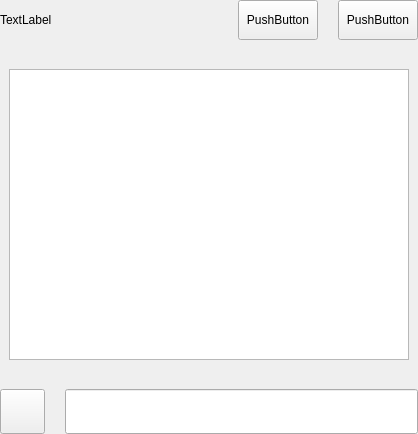
<?xml version="1.0" encoding="UTF-8"?>
<ui version="4.0">
 <class>SettingsConsoleWidget</class>
 <widget class="QWidget" name="SettingsConsoleWidget">
  <property name="geometry">
   <rect>
    <x>0</x>
    <y>0</y>
    <width>418</width>
    <height>434</height>
   </rect>
  </property>
  <property name="windowTitle">
   <string>Form</string>
  </property>
  <property name="styleSheet">
   <string notr="true">color: rgb(0, 0, 0);</string>
  </property>
  <layout class="QVBoxLayout" name="verticalLayout">
   <property name="spacing">
    <number>0</number>
   </property>
   <property name="leftMargin">
    <number>0</number>
   </property>
   <property name="topMargin">
    <number>0</number>
   </property>
   <property name="rightMargin">
    <number>0</number>
   </property>
   <property name="bottomMargin">
    <number>0</number>
   </property>
   <item>
    <widget class="QWidget" name="left" native="true">
     <layout class="QVBoxLayout" name="verticalLayout_3">
      <property name="leftMargin">
       <number>0</number>
      </property>
      <property name="topMargin">
       <number>0</number>
      </property>
      <property name="rightMargin">
       <number>0</number>
      </property>
      <property name="bottomMargin">
       <number>0</number>
      </property>
      <item>
       <layout class="QVBoxLayout" name="verticalLayout_2">
        <property name="spacing">
         <number>0</number>
        </property>
        <item>
         <layout class="QHBoxLayout" name="horizontalLayout_3">
          <property name="spacing">
           <number>20</number>
          </property>
          <item>
           <widget class="QLabel" name="labelTitle">
            <property name="text">
             <string>TextLabel</string>
            </property>
           </widget>
          </item>
          <item>
           <spacer name="horizontalSpacer">
            <property name="orientation">
             <enum>Qt::Horizontal</enum>
            </property>
            <property name="sizeHint" stdset="0">
             <size>
              <width>40</width>
              <height>20</height>
             </size>
            </property>
           </spacer>
          </item>
          <item>
           <widget class="QPushButton" name="pushButtonOpenDebug">
            <property name="minimumSize">
             <size>
              <width>0</width>
              <height>40</height>
             </size>
            </property>
            <property name="text">
             <string>PushButton</string>
            </property>
           </widget>
          </item>
          <item>
           <widget class="QPushButton" name="pushButtonCommandOptions">
            <property name="minimumSize">
             <size>
              <width>0</width>
              <height>40</height>
             </size>
            </property>
            <property name="maximumSize">
             <size>
              <width>16777215</width>
              <height>40</height>
             </size>
            </property>
            <property name="text">
             <string>PushButton</string>
            </property>
           </widget>
          </item>
         </layout>
        </item>
        <item>
         <spacer name="verticalSpacer_2">
          <property name="orientation">
           <enum>Qt::Vertical</enum>
          </property>
          <property name="sizeType">
           <enum>QSizePolicy::Fixed</enum>
          </property>
          <property name="sizeHint" stdset="0">
           <size>
            <width>20</width>
            <height>20</height>
           </size>
          </property>
         </spacer>
        </item>
        <item>
         <widget class="QWidget" name="consoleWidget" native="true">
          <property name="minimumSize">
           <size>
            <width>0</width>
            <height>300</height>
           </size>
          </property>
          <layout class="QVBoxLayout" name="verticalLayout_4">
           <item>
            <widget class="QTextEdit" name="messagesWidget"/>
           </item>
          </layout>
         </widget>
        </item>
        <item>
         <spacer name="verticalSpacer">
          <property name="orientation">
           <enum>Qt::Vertical</enum>
          </property>
          <property name="sizeType">
           <enum>QSizePolicy::Fixed</enum>
          </property>
          <property name="sizeHint" stdset="0">
           <size>
            <width>20</width>
            <height>20</height>
           </size>
          </property>
         </spacer>
        </item>
        <item>
         <layout class="QHBoxLayout" name="horizontalLayout_7">
          <property name="spacing">
           <number>0</number>
          </property>
          <item>
           <widget class="QPushButton" name="pushButton">
            <property name="minimumSize">
             <size>
              <width>45</width>
              <height>45</height>
             </size>
            </property>
            <property name="maximumSize">
             <size>
              <width>45</width>
              <height>45</height>
             </size>
            </property>
            <property name="text">
             <string/>
            </property>
           </widget>
          </item>
          <item>
           <spacer name="horizontalSpacer_5">
            <property name="orientation">
             <enum>Qt::Horizontal</enum>
            </property>
            <property name="sizeType">
             <enum>QSizePolicy::Fixed</enum>
            </property>
            <property name="sizeHint" stdset="0">
             <size>
              <width>20</width>
              <height>20</height>
             </size>
            </property>
           </spacer>
          </item>
          <item>
           <widget class="QLineEdit" name="lineEdit">
            <property name="minimumSize">
             <size>
              <width>0</width>
              <height>45</height>
             </size>
            </property>
            <property name="maximumSize">
             <size>
              <width>16777215</width>
              <height>45</height>
             </size>
            </property>
            <property name="styleSheet">
             <string notr="true">color: rgb(0, 0, 0);</string>
            </property>
           </widget>
          </item>
         </layout>
        </item>
       </layout>
      </item>
     </layout>
    </widget>
   </item>
  </layout>
 </widget>
 <resources/>
 <connections/>
</ui>
